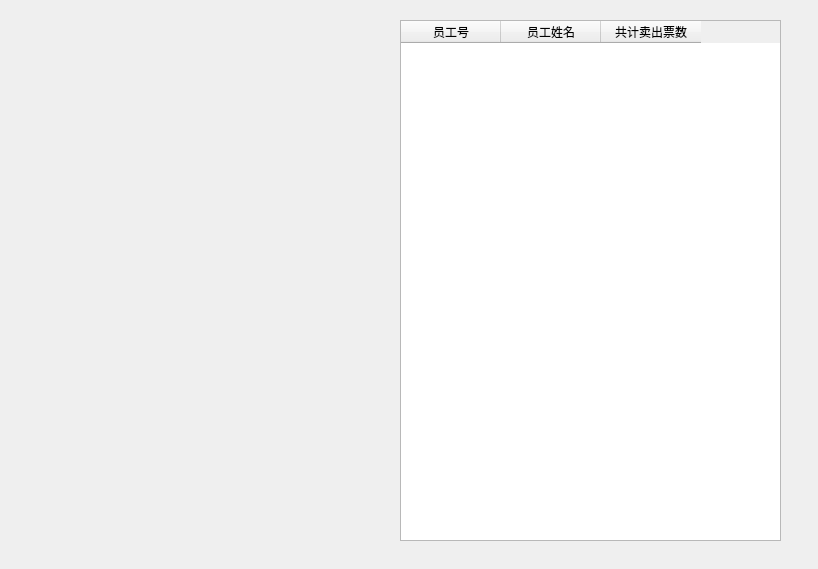
<?xml version="1.0" encoding="UTF-8"?>
<ui version="4.0">
 <class>Statics</class>
 <widget class="QDialog" name="Statics">
  <property name="geometry">
   <rect>
    <x>0</x>
    <y>0</y>
    <width>818</width>
    <height>569</height>
   </rect>
  </property>
  <property name="windowTitle">
   <string>Dialog</string>
  </property>
  <widget class="QTableWidget" name="detail">
   <property name="geometry">
    <rect>
     <x>400</x>
     <y>20</y>
     <width>381</width>
     <height>521</height>
    </rect>
   </property>
   <column>
    <property name="text">
     <string>员工号</string>
    </property>
   </column>
   <column>
    <property name="text">
     <string>员工姓名</string>
    </property>
   </column>
   <column>
    <property name="text">
     <string>共计卖出票数</string>
    </property>
   </column>
  </widget>
  <widget class="QWidget" name="widget" native="true">
   <property name="geometry">
    <rect>
     <x>0</x>
     <y>0</y>
     <width>361</width>
     <height>571</height>
    </rect>
   </property>
   <property name="styleSheet">
    <string notr="true">border-image: url(:/C:/Users/ASUS/Downloads/bg_SellUI.png);</string>
   </property>
  </widget>
 </widget>
 <resources/>
 <connections/>
</ui>
